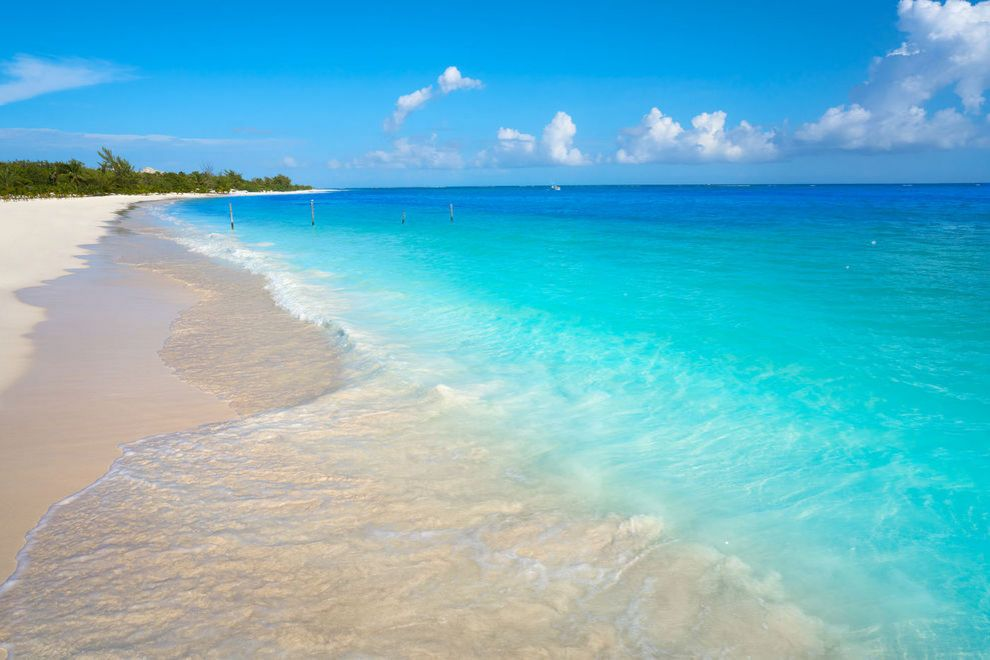
#> input picture opencv_training/images/beach.jpg, 990 x 660 px
$ python histogram_with_mask.py --image images/beach.jpg
#> lines starting #> are read from the running program, lines starting #| are printed output that depends on the picture; after the words box and inside, x2 and y2 are one past the last pixel; in counts of white or black regions, pixels touching at a corner belong together
from matplotlib import pyplot as plt
import numpy as np
import argparse
import cv2

def plot_histogram(image, title, mask = None):
    chans = cv2.split(image)
    colors = ("b", "g", "r")
    plt.figure()
    plt.title(title)
    plt.xlabel("Bins")
    plt.ylabel("# of Pixels")

    for (chan, color) in zip(chans, colors):
        hist = cv2.calcHist([chan], [0], mask, [256], [0, 256])
        plt.plot(hist, color = color)
        plt.xlim([0, 256])

ap = argparse.ArgumentParser()
ap.add_argument("-i", "--image", required = True, help = "Path to the image")
args = vars(ap.parse_args())

image = cv2.imread(args["image"])
#> image is the input picture: shape (660, 990, 3); mean B, G, R 200, 182.4, 110.3
cv2.imshow("Original", image)
plot_histogram(image, "Histogram for Original Image")
#> the loop in plot_histogram, `for (chan, color) in zip(chans, colors):` made 3 passes
#> color on passes 1 to 3: 'b', 'g', 'r'
mask = np.zeros(image.shape[:2], dtype = "uint8")
cv2.rectangle(mask, (15, 15), (130, 100), 255, -1)
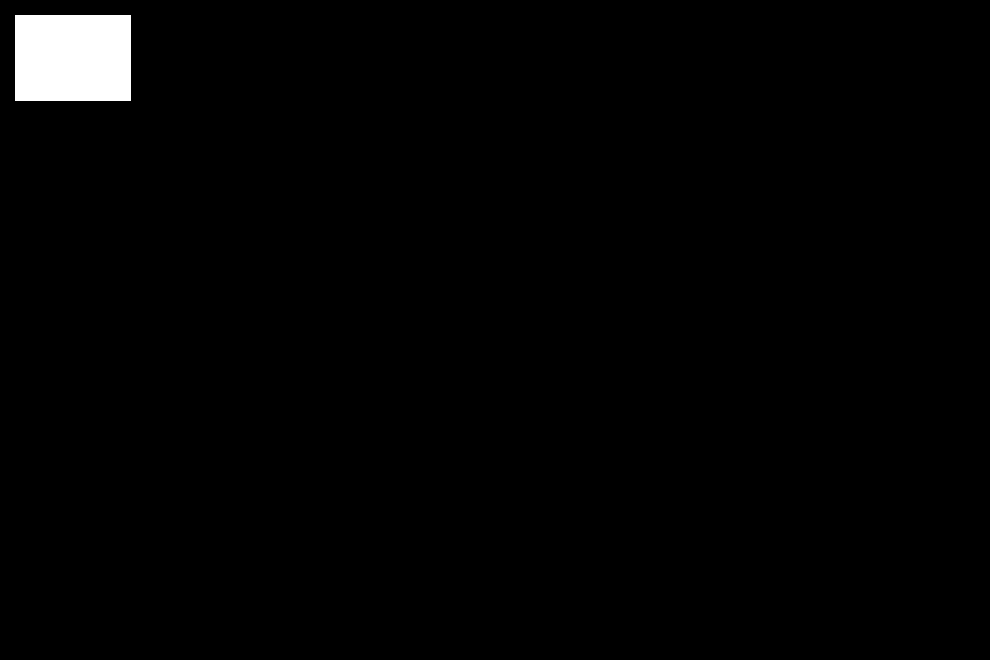
#> mask: shape (660, 990); 1.5% white; 1 white region, box (x1, y1, x2, y2) and area: (15, 15, 131, 101) 9976
cv2.imshow("Mask", mask)

masked = cv2.bitwise_and(image, image, mask = mask)
cv2.imshow("Applying the Mask", masked)
plot_histogram(image, "Histogram for Masked Image", mask = mask)
#> the loop in plot_histogram (call 2), `for (chan, color) in zip(chans, colors):` made 3 passes

plt.show()
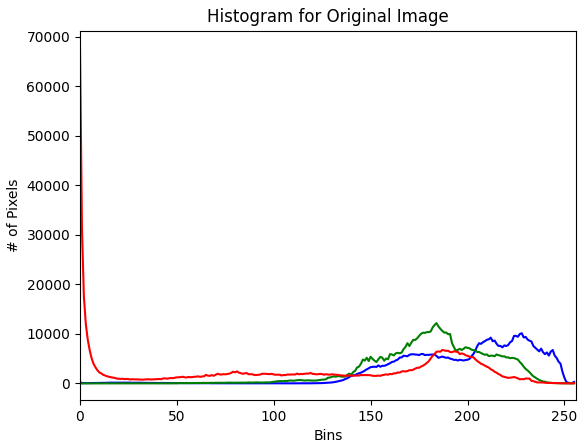
#> figure drawn by matplotlib, 1 panel; curve peaks at x = 228, y = 10132; curve peaks at x = 184, y = 12178; curve peaks at x = 0, y = 67843
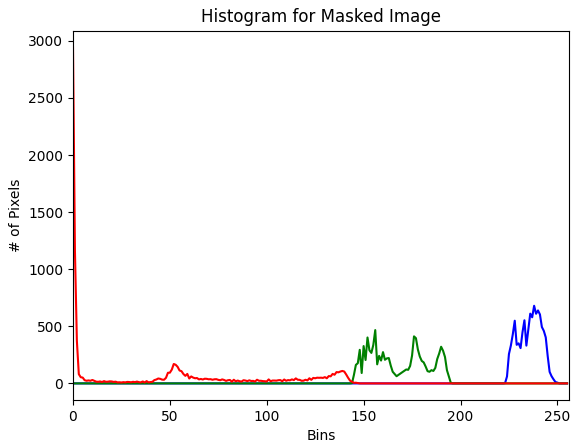
#> figure drawn by matplotlib, 1 panel; curve peaks at x = 238, y = 680; curve peaks at x = 156, y = 467; curve peaks at x = 0, y = 2943

$ run again, on opencv_training/images/coin_1.jpg
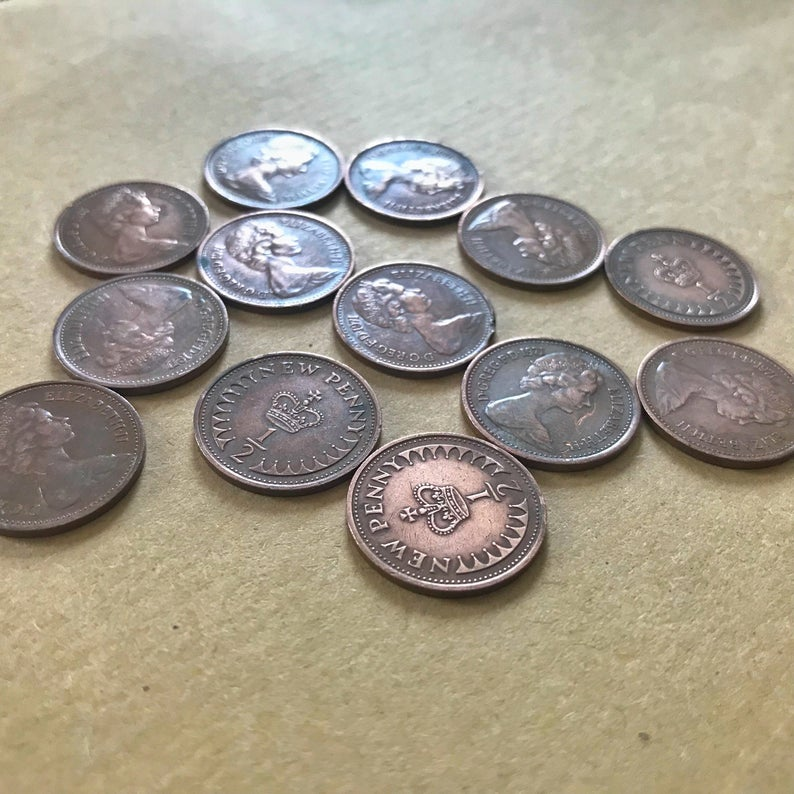
#> input picture opencv_training/images/coin_1.jpg, 794 x 794 px
#> image is the input picture: shape (794, 794, 3); mean B, G, R 140.9, 156.3, 163.8
#> the loop in plot_histogram, `for (chan, color) in zip(chans, colors):` made 3 passes
#> color on passes 1 to 3: 'b', 'g', 'r'
#> `cv2.rectangle(mask, (15, 15), (130, 100), 255, -1)`:
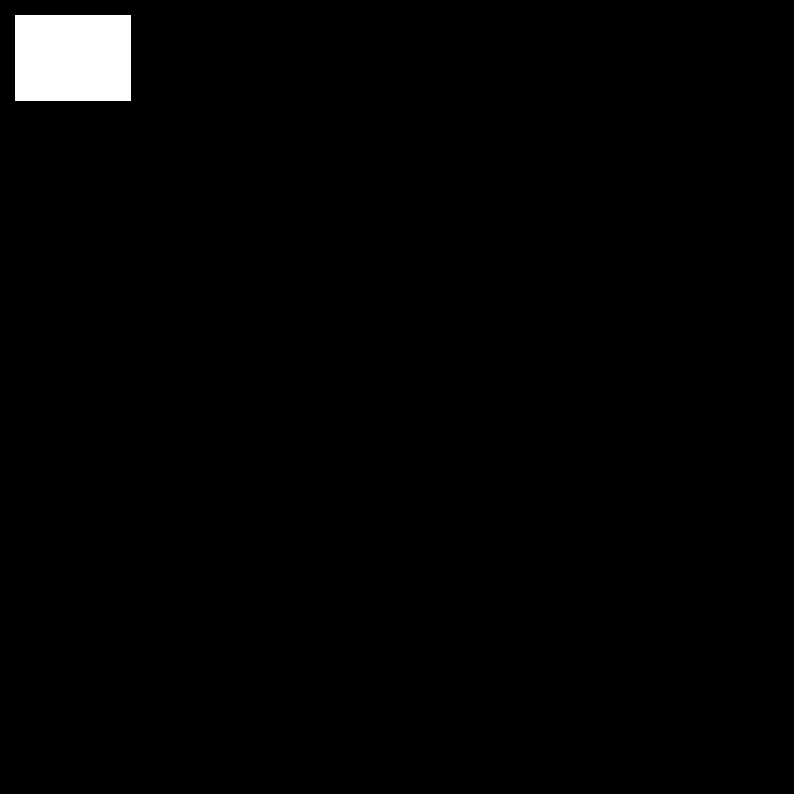
#> mask: shape (794, 794); 1.6% white; 1 white region, box (x1, y1, x2, y2) and area: (15, 15, 131, 101) 9976
#> the loop in plot_histogram (call 2), `for (chan, color) in zip(chans, colors):` made 3 passes
#> `plt.show()`:
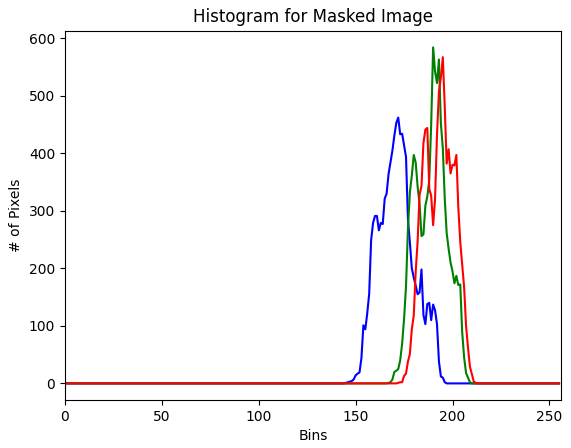
#> figure drawn by matplotlib, 1 panel; curve peaks at x = 172, y = 462; curve peaks at x = 190, y = 584; curve peaks at x = 195, y = 567
